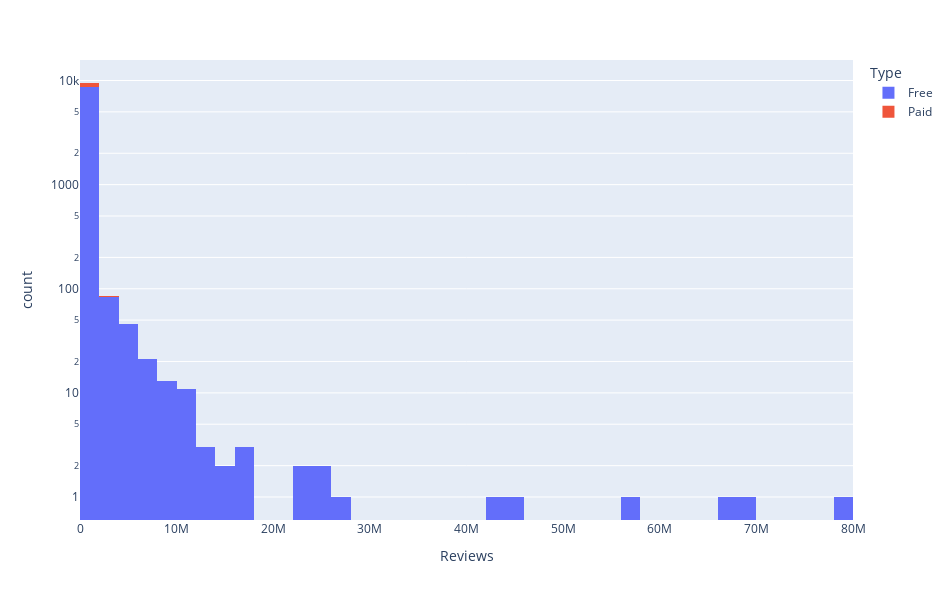

The code cell stored with this chart in its notebook:
### Markdown cell above
## What is the distribution of the reviews?

### Code cell
vs.dist('Reviews', 'Type', log = True, nbins = 50)

### Figure 1 — Plotly figure (JSON) as saved in the notebook; plotly's stock layout.template omitted (floating-point values rounded to 4 significant figures; data arrays with more than 128 entries replaced by an {"elided": "..."} marker saying what was removed)
{"data": [{"alignmentgroup": "True", "bingroup": "x", "hovertemplate": "Type=Free<br>Reviews=%{x}<br>count=%{y}<extra></extra>", "legendgroup": "Free", "marker": {"color": "#636efa", "pattern": {"shape": ""}}, "name": "Free", "nbinsx": 50, "offsetgroup": "Free", "orientation": "v", "showlegend": true, "type": "histogram", "x": {"elided": "8902 int values"}, "xaxis": "x", "yaxis": "y"}, {"alignmentgroup": "True", "bingroup": "x", "hovertemplate": "Type=Paid<br>Reviews=%{x}<br>count=%{y}<extra></extra>", "legendgroup": "Paid", "marker": {"color": "#EF553B", "pattern": {"shape": ""}}, "name": "Paid", "nbinsx": 50, "offsetgroup": "Paid", "orientation": "v", "showlegend": true, "type": "histogram", "x": {"elided": "756 int values"}, "xaxis": "x", "yaxis": "y"}], "layout": {"barmode": "relative", "height": 600, "legend": {"title": {"text": "Type"}, "tracegroupgap": 0}, "margin": {"t": 60}, "width": 950, "xaxis": {"anchor": "y", "domain": [0, 1], "title": {"text": "Reviews"}}, "yaxis": {"anchor": "x", "domain": [0, 1], "title": {"text": "count"}, "type": "log"}}}
